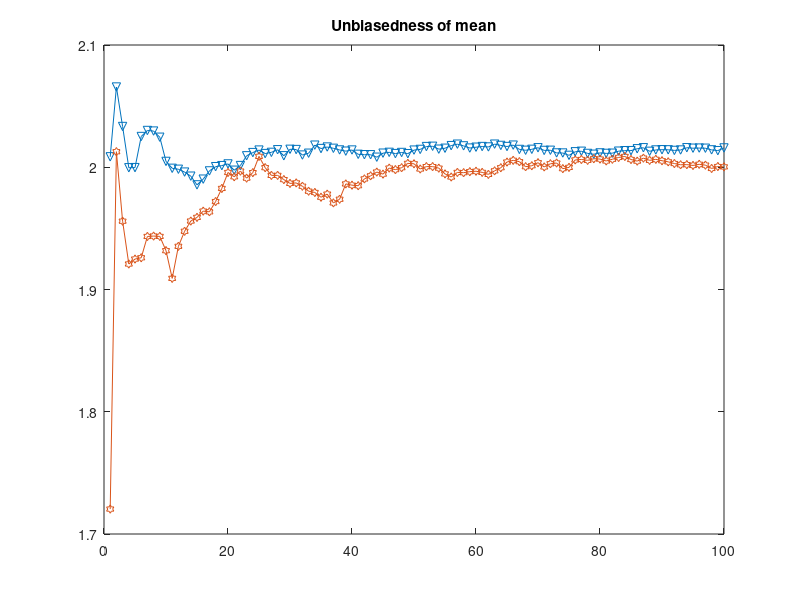

The MATLAB source for this figure:
% Stat2.M
% Simulates draws from a normal density and an exponential and 
% verify that the mean satisfies the unbiasedness property
%

NSim=100; % Number of samples to be drawn
MSim=10;  % size of each sample
lda=0.5;
mu=2;

mean_norm=zeros(NSim,1);
mean_expo=zeros(NSim,1);

for j=1:NSim

    % draw from exponential
    u=rand(NSim,1);
    expo=-1/lda*log(u);

    % draw from normal
    norm=mu+randn(NSim,1);

	mean_norm(j)=mean(norm);	
	mean_expo(j)=mean(expo);	

end

s=1:NSim; s=s';

mean_norm=cumsum(mean_norm)./s;
mean_expo=cumsum(mean_expo)./s;

plot(s,mean_norm,'-v',s,mean_expo,'-h');
title('Unbiasedness of mean');

